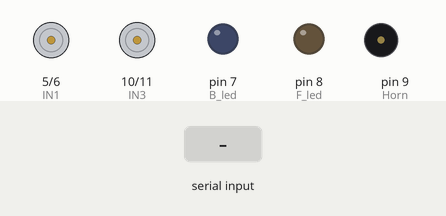
Recording of a sketch running on a simulated Arduino Uno, built with avr-gcc and run on an emulated ATmega328P. Shown: motor-driver pin pairs drawn as motors (green arrow = first pin HIGH = forward, orange = second pin HIGH = backward, longer = more drive), output pins drawn as LEDs (lit = HIGH), buzzer (waves = sounding, pin HIGH). Inputs (shaded band) come from the test bench. What the sketch prints to the serial monitor is not drawn.

Above: at 1.2 s.
1.3 s: "F" received over Serial
At 2.0 s:
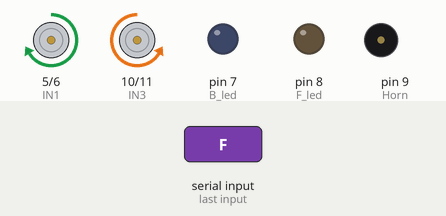
2.8 s: byte 85 ('U') received over Serial
At 3.4 s:
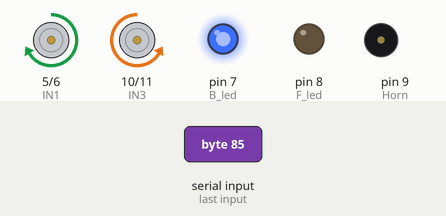
4.3 s: byte 86 ('V') received over Serial
At 5.5 s:
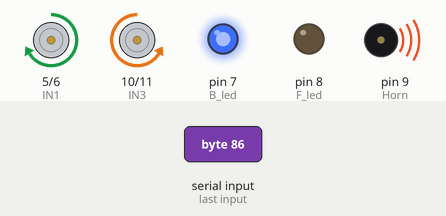
5.8 s: byte 117 ('u') received over Serial
At 6.8 s:
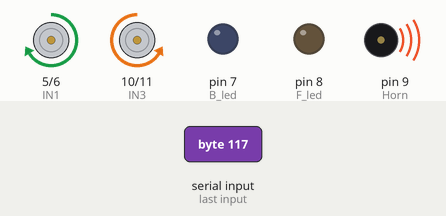
7.3 s: byte 83 ('S') received over Serial
At 7.7 s:
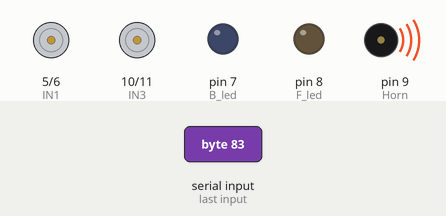
8.8 s: "B" received over Serial
At 9.2 s:
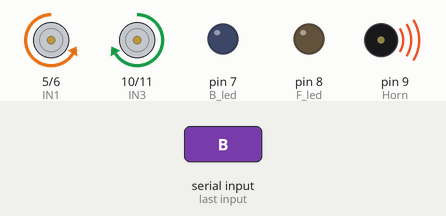
Timing chart, 0 to 11.3 s (numbered marks = the images above; inputs shaded):
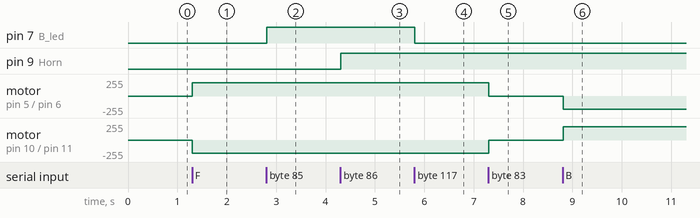

Measured:
- after the input at 1.3 s, motor on pin 5 (IN1) / pin 6 (IN2): stopped → forward 200/255 at once; motor on pin 10 (IN3) / pin 11 (IN4): stopped → backward 200/255 at once
- after the input at 2.8 s, pin 7 (B_led): LOW → HIGH at once
- after the input at 4.3 s, pin 9 (Horn): LOW → HIGH at once
- after the input at 5.8 s, pin 7 (B_led): HIGH → LOW at once
- after the input at 7.3 s, motor on pin 5 (IN1) / pin 6 (IN2): forward 200/255 → stopped at once; motor on pin 10 (IN3) / pin 11 (IN4): backward 200/255 → stopped at once
- after the input at 8.8 s, motor on pin 5 (IN1) / pin 6 (IN2): stopped → backward 200/255 at once; motor on pin 10 (IN3) / pin 11 (IN4): stopped → forward 200/255 at once

The sketch:

arduino_car.ino
```cpp
///////////////  Pico Robotics RC Car  ///////////////

int IN1 =  5;
int IN2 = 6;
int IN3 = 10;
int IN4 = 11;

int B_led = 7;
int F_led = 8;
int Horn  = 9;
int speed= 200;

int car[7] = {5,6,7,8,9,10,11};

int x;

char t;

void setup()
{
    for(x = 0; x<7; x=x+1)
    {
        pinMode(car[x], OUTPUT);
    }

    Serial.begin(9600);
}

void loop()
{
    if(Serial.available())
    {
        t = Serial.read();
        Serial.print(t);
    }

if(t == 'F') //Forward
    {
        analogWrite(IN1, speed);
        analogWrite(IN2, 0);
        analogWrite(IN3, 0);
        analogWrite(IN4, speed);
    }

    else if(t == 'B') //Backward
    {
        analogWrite(IN1, 0);
        analogWrite(IN2, speed);
        analogWrite(IN3, speed);
        analogWrite(IN4, 0);
    }

    else if(t == 'L') //Left
    {
        analogWrite(IN1, 0);
        analogWrite(IN2, speed);
        analogWrite(IN3, 0);
        analogWrite(IN4, speed);
    }

    else if(t == 'R') //Right
    {
        analogWrite(IN1, speed);
        analogWrite(IN2, 0);
        analogWrite(IN3, speed);
        analogWrite(IN4, 0);
    }

    else if(t == 'G') //FowardLeft
    {
        analogWrite(IN1, 0);
        analogWrite(IN2, 0);
        analogWrite(IN3, 0);
        analogWrite(IN4, speed);
    }

    else if(t == 'I') //ForwardRight
    {
        analogWrite(IN1, speed);
        analogWrite(IN2, 0);
        analogWrite(IN3, 0);
        analogWrite(IN4, 0);
    }

    else if(t == 'H') //BackwardLeft
    {
        analogWrite(IN1, 0);
        analogWrite(IN2, 0);
        analogWrite(IN3, speed);
        analogWrite(IN4, 0);
    }

    else if(t == 'J') //BackwardRight
    {
        analogWrite(IN1, 0);
        analogWrite(IN2, speed);
        analogWrite(IN3, 0);
        analogWrite(IN4, 0);
    }


    else if(t == 'W') //FrontLightON
    {
        digitalWrite(F_led, HIGH);
    }

    else if(t == 'w') //FrontLightOFF
    {
        digitalWrite(F_led, LOW);
    }

    else if(t == 'U') //BackLightON
    {
        digitalWrite(B_led, HIGH);
    }

    else if(t == 'u') //BackLightOFF
    {
        digitalWrite(B_led, LOW);
    }

    else if(t == 'V') //Horn-ON
    {
        digitalWrite(Horn, HIGH);
    }

    else if(t == 'v') //Horn-OFF
    {
        digitalWrite(Horn, LOW);
    }

    else if(t == 'S') //Stop-Motion
    {
        analogWrite(IN1, 0);
        analogWrite(IN2, 0);
        analogWrite(IN3, 0);
        analogWrite(IN4, 0);
    }

/////Speed-Control/////

    else if(t == '0') {speed = 100;}
    else if(t == '1') {speed = 120;}
    else if(t == '2') {speed = 140;}
    else if(t == '3') {speed = 160;}
    else if(t == '4') {speed = 180;}
    else if(t == '5') {speed = 200;}
    else if(t == '6') {speed = 220;}
    else if(t == '7') {speed = 230;}
    else if(t == '8') {speed = 240;}
    else if(t == '9') {speed = 245;}
    else if(t == 'q') {speed = 250;}

    delay(10);
}


///// Programmed by -
/////'M. Shoyab Sadik' /////
```
